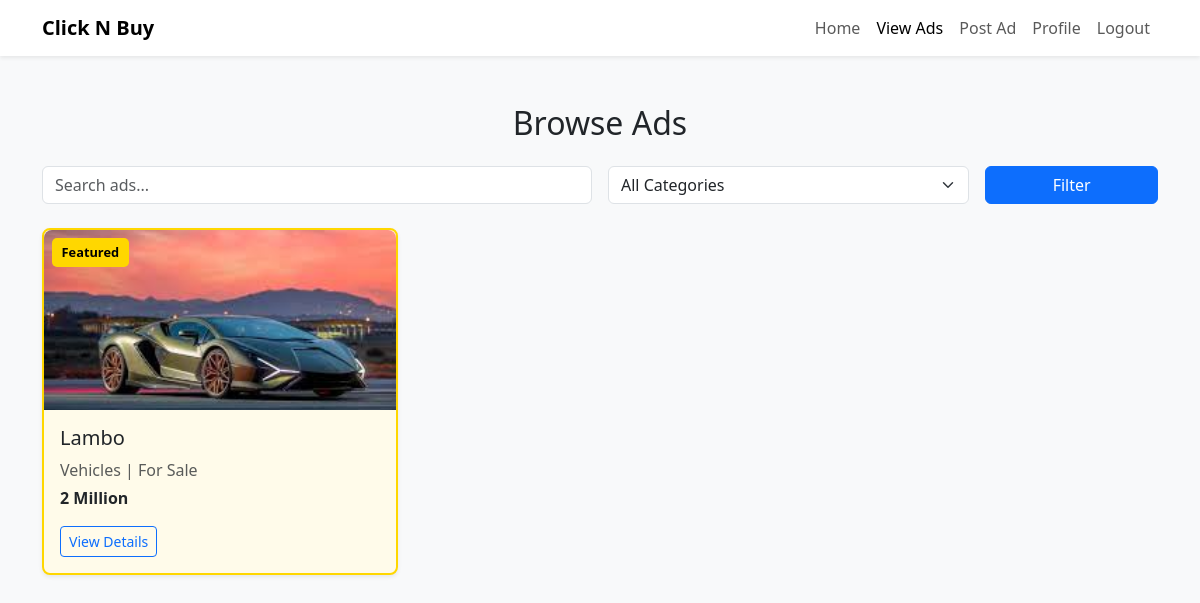
The app's page /ads, older data.
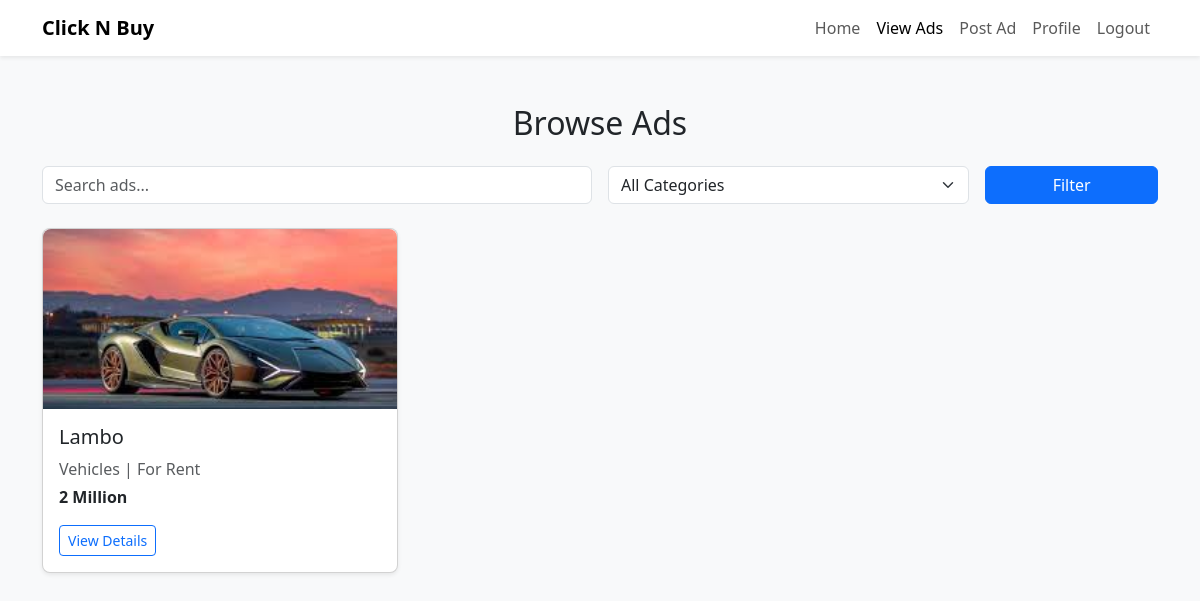
The same page, newer data.
### models.py (models this page shows)
class Ad(db.Model):
    id = db.Column(db.Integer, primary_key=True)
    title = db.Column(db.String(100), nullable=False)
    description = db.Column(db.Text, nullable=False)
    price = db.Column(db.String(50), nullable=False)
    category = db.Column(db.String(50), nullable=False)
    post_type = db.Column(db.String(20), nullable=False, default='For Sale')
    subcategory = db.Column(db.String(50), nullable=True)  # Added subcategory
    contact = db.Column(db.String(100), nullable=False)
    location = db.Column(db.String(100), nullable=True)
    user_id = db.Column(db.Integer, db.ForeignKey('user.id'), nullable=False)
    is_sold = db.Column(db.Boolean, default=False)
    is_paid = db.Column(db.Boolean, default=False)
    is_featured = db.Column(db.Boolean, default=False)
    feature_expiry = db.Column(db.DateTime, nullable=True)
    created_at = db.Column(db.DateTime, default=datetime.utcnow)
    images = db.relationship('Image', backref='ad', lazy=True, cascade="all, delete-orphan")

class Image(db.Model):
    id = db.Column(db.Integer, primary_key=True)
    filename = db.Column(db.String(100), nullable=False)
    ad_id = db.Column(db.Integer, db.ForeignKey('ad.id'), nullable=False)
    created_at = db.Column(db.DateTime, default=datetime.utcnow)

### app.py (the view)
@app.route('/ads')
def show_ads():
    query = request.args.get('q', '').strip().lower()
    selected_category = request.args.get('category', '')
    ads = Ad.query
    if query:
        ads = ads.filter(
            (Ad.title.ilike(f"%{query}%")) |
            (Ad.description.ilike(f"%{query}%"))
        )
    if selected_category:
        ads = ads.filter_by(category=selected_category)
    ads = ads.order_by(Ad.is_featured.desc(), Ad.created_at.desc())
    return render_template('ads.html', ads=ads.all(), categories=categories)

### templates/ads.html (shortened to what this page needs)
<!DOCTYPE html>
<html lang="en">
<head>
  <link href="https://cdn.jsdelivr.net/npm/bootstrap@5.3.3/dist/css/bootstrap.min.css" rel="stylesheet" />
</head>
<body class="bg-light">
<nav class="navbar navbar-expand-lg navbar-light bg-white shadow-sm">
  <div class="container">
    <a class="navbar-brand fw-bold" href="{{ url_for('home') }}">Click N Buy</a>
    <div class="collapse navbar-collapse justify-content-end" id="navbarNav">
      <ul class="navbar-nav">
        <li class="nav-item"><a class="nav-link" href="{{ url_for('home') }}">Home</a></li>
        <li class="nav-item"><a class="nav-link active" href="{{ url_for('show_ads') }}">View Ads</a></li>
        <li class="nav-item"><a class="nav-link" href="{{ url_for('post_ad') }}">Post Ad</a></li>
        <li class="nav-item"><a class="nav-link" href="{{ url_for('profile') }}">Profile</a></li>
        <li class="nav-item"><a class="nav-link" href="{{ url_for('logout') }}">Logout</a></li>
      </ul>
    </div>
  </div>
</nav>
<div class="container my-5">
  <h2 class="mb-4 text-center">Browse Ads</h2>
  <form class="row g-3 mb-4" method="get" action="{{ url_for('show_ads') }}">
    <div class="col-md-6">
      <input type="text" class="form-control" name="q" placeholder="Search ads..." value="{{ request.args.get('q', '') }}">
    </div>
    <div class="col-md-4">
      <select class="form-select" name="category">
        <option value="">All Categories</option>
      </select>
    </div>
    <div class="col-md-2 d-grid">
      <button type="submit" class="btn btn-primary">Filter</button>
    </div>
  </form>
  <div class="row">
    {% if ads %}
      {% for ad in ads %}
      <div class="col-md-6 col-lg-4 mb-4">
        <div class="card ad-card shadow-sm position-relative {% if ad.is_featured %}featured{% endif %}">
          {% if ad.is_featured %}
            <span class="featured-badge">Featured</span>
          {% endif %}
          {% if ad.images %}
            <img src="{{ url_for('static', filename='uploads/' + ad.images[0].filename) }}" class="card-img-top ad-image" alt="{{ ad.title }}">
          {% else %}
            <img src="{{ url_for('static', filename='default.jpg') }}" class="card-img-top ad-image" alt="{{ ad.title }}">
          {% endif %}
          <div class="card-body">
            <h5 class="card-title">{{ ad.title }}</h5>
            <p class="card-text text-muted mb-1">{{ ad.category }} | {{ ad.post_type }}</p>
            <p class="card-text fw-bold">{{ ad.price }}</p>
            <a href="{{ url_for('ad_detail', ad_id=ad.id) }}" class="btn btn-outline-primary btn-sm">View Details</a>
          </div>
        </div>
      </div>
      {% endfor %}
    {% else %}
      <p class="text-center">No ads found.</p>
    {% endif %}
  </div>
</div>
</body>
</html>

### templates/ads.html (style rules this page uses)
.ad-card { transition: transform 0.2s ease; border-radius: 0.5rem; }
.ad-image { height: 180px; object-fit: cover; border-radius: 0.5rem 0.5rem 0 0; }

Row changes from the older to the newer data that the page shows:
changed Ad "Lambo": post_type "For Sale" → "For Rent"; no longer shows "Featured"
